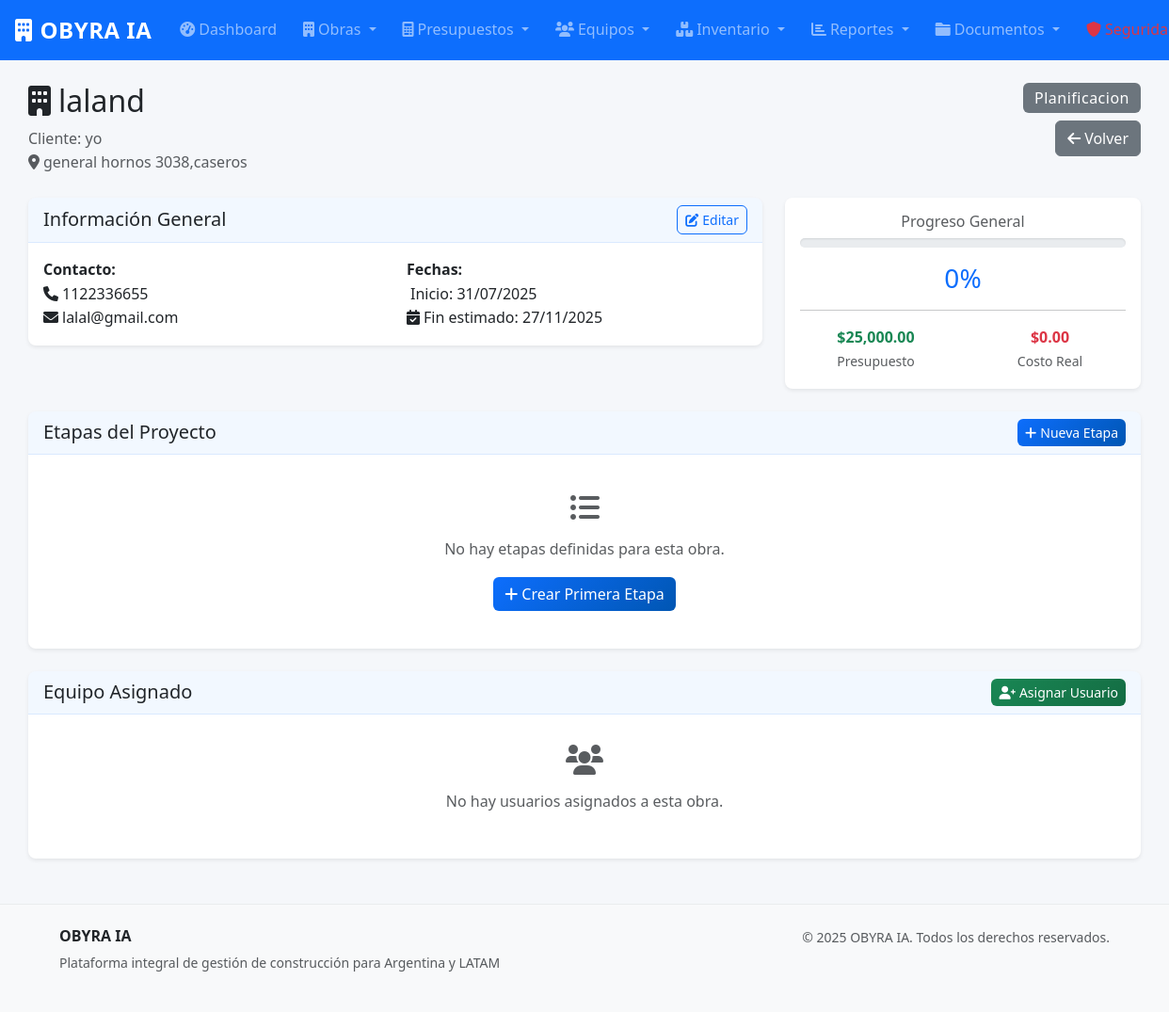
Page /obras/1 (signed in) on the committed database.
### models.py (models this page shows, shortened)
class Obra(db.Model):
    __tablename__ = 'obras'
    id = db.Column(db.Integer, primary_key=True)
    nombre = db.Column(db.String(200), nullable=False)
    descripcion = db.Column(db.Text)
    direccion = db.Column(db.String(300))
    cliente = db.Column(db.String(200), nullable=False)
    telefono_cliente = db.Column(db.String(20))
    email_cliente = db.Column(db.String(120))
    fecha_inicio = db.Column(db.Date)
    fecha_fin_estimada = db.Column(db.Date)
    fecha_fin_real = db.Column(db.Date)
    estado = db.Column(db.String(20), default='planificacion')  # planificacion, en_curso, pausada, finalizada, cancelada
    presupuesto_total = db.Column(db.Numeric(15, 2), default=0)
    costo_real = db.Column(db.Numeric(15, 2), default=0)
    progreso = db.Column(db.Integer, default=0)  # Porcentaje de avance
    fecha_creacion = db.Column(db.DateTime, default=datetime.utcnow)
    organizacion_id = db.Column(db.Integer, db.ForeignKey('organizaciones.id'), nullable=False)
    organizacion = db.relationship('Organizacion', back_populates='obras')
    etapas = db.relationship('EtapaObra', back_populates='obra', cascade='all, delete-orphan', lazy='dynamic')
    asignaciones = db.relationship('AsignacionObra', back_populates='obra', cascade='all, delete-orphan', lazy='dynamic')
    presupuestos = db.relationship('Presupuesto', back_populates='obra', lazy='dynamic')
    uso_inventario = db.relationship('UsoInventario', back_populates='obra', lazy='dynamic')

### obras.py (the view)
@obras_bp.route('/<int:id>')
@login_required
def detalle(id):
    if not current_user.puede_acceder_modulo('obras'):
        flash('No tienes permisos para ver obras.', 'danger')
        return redirect(url_for('reportes.dashboard'))
    obra = Obra.query.get_or_404(id)
    etapas = obra.etapas.order_by(EtapaObra.orden).all()
    asignaciones = obra.asignaciones.filter_by(activo=True).all()
    usuarios_disponibles = Usuario.query.filter_by(activo=True).all()
    return render_template('obras/detalle.html',
                         obra=obra,
                         etapas=etapas,
                         asignaciones=asignaciones,
                         usuarios_disponibles=usuarios_disponibles)

### app.py (called while the page is built)
@login_manager.user_loader
def load_user(user_id):
    from models import Usuario
    return Usuario.query.get(int(user_id))

@app.template_filter('fecha')
def fecha_filter(fecha):
    if fecha:
        return fecha.strftime('%d/%m/%Y')
    return ''

@app.template_filter('moneda')
def moneda_filter(valor):
    if valor is None:
        return '$0'
    return f'${valor:,.2f}'

@app.template_filter('estado_badge')
def estado_badge_filter(estado):
    badges = {
        'activo': 'bg-success',
        'inactivo': 'bg-secondary',
        'borrador': 'bg-secondary',
        'enviado': 'bg-warning',
        'aprobado': 'bg-success',
        'rechazado': 'bg-danger',
        'planificacion': 'bg-secondary',
        'en_progreso': 'bg-primary',
        'pausada': 'bg-warning',
        'finalizada': 'bg-success',
        'cancelada': 'bg-danger'
    }
    return badges.get(estado, 'bg-secondary')

### models.py (called while the page is built)
    @property
    def nombre_completo(self):
        return f"{self.nombre} {self.apellido}"

    def puede_acceder_modulo(self, modulo):
        permisos = {
            'administrador': ['obras', 'presupuestos', 'equipos', 'inventario', 'reportes', 'asistente', 'cotizacion', 'documentos', 'seguridad'],
            'tecnico': ['obras', 'presupuestos', 'inventario', 'reportes', 'asistente', 'cotizacion', 'documentos', 'seguridad'],
            'operario': ['obras', 'inventario', 'asistente', 'documentos']
        }
        return modulo in permisos.get(self.rol, [])

### templates/obras/detalle.html (shortened to what this page needs)
{% extends "base.html" %}
{% block content %}
<div class="container-fluid mt-4">
    <div class="row">
        <div class="col-12">
            <div class="d-flex justify-content-between align-items-start mb-4">
                <div>
                    <h2><i class="fas fa-building me-2"></i>{{ obra.nombre }}</h2>
                    <p class="text-muted mb-0">Cliente: {{ obra.cliente }}</p>
                    {% if obra.direccion %}
                    <p class="text-muted mb-0">
                        <i class="fas fa-map-marker-alt me-1"></i>{{ obra.direccion }}
                    </p>
                    {% endif %}
                </div>
                <div class="text-end">
                    <span class="badge {{ obra.estado|estado_badge }} fs-6 mb-2">
                        {{ obra.estado.replace('_', ' ').title() }}
                    </span>
                    <br>
                    <a href="{{ url_for('obras.lista') }}" class="btn btn-secondary">
                        <i class="fas fa-arrow-left me-1"></i>Volver
                    </a>
                </div>
            </div>
        </div>
    </div>
    <div class="row mb-4">
        <div class="col-lg-8">
            <div class="card">
                <div class="card-header d-flex justify-content-between align-items-center">
                    <h5 class="mb-0">Información General</h5>
                    {% if current_user.rol in ['administrador', 'tecnico'] %}
                    <button class="btn btn-sm btn-outline-primary" data-bs-toggle="modal" data-bs-target="#editarObraModal">
                        <i class="fas fa-edit me-1"></i>Editar
                    </button>
                    {% endif %}
                </div>
                <div class="card-body">
                    <div class="row">
                        <div class="col-md-6">
                            <strong>Contacto:</strong><br>
                            {% if obra.telefono_cliente %}
                            <i class="fas fa-phone me-1"></i>{{ obra.telefono_cliente }}<br>
                            {% endif %}
                            {% if obra.email_cliente %}
                            <i class="fas fa-envelope me-1"></i>{{ obra.email_cliente }}<br>
                            {% endif %}
                        </div>
                        <div class="col-md-6">
                            <strong>Fechas:</strong><br>
                            {% if obra.fecha_inicio %}
                            Inicio: {{ obra.fecha_inicio|fecha }}<br>
                            {% endif %}
                            {% if obra.fecha_fin_estimada %}
                            <i class="fas fa-calendar-check me-1"></i>Fin estimado: {{ obra.fecha_fin_estimada|fecha }}<br>
                            {% endif %}
                        </div>
                    </div>
                </div>
            </div>
        </div>
        <div class="col-lg-4">
            <div class="card">
                <div class="card-body text-center">
                    <h6 class="text-muted">Progreso General</h6>
                    <div class="progress mb-3" style="height: 10px;">
                    </div>
                    <h3 class="text-primary">{{ obra.progreso }}%</h3>
                    <hr>
                    <div class="row text-center">
                        <div class="col-6">
                            <strong class="text-success d-block">{{ obra.presupuesto_total|moneda }}</strong>
                            <small class="text-muted">Presupuesto</small>
                        </div>
                        <div class="col-6">
                            <strong class="text-danger d-block">{{ obra.costo_real|moneda }}</strong>
                            <small class="text-muted">Costo Real</small>
                        </div>
                    </div>
                </div>
            </div>
        </div>
    </div>
    <div class="row mb-4">
        <div class="col-12">
            <div class="card">
                <div class="card-header d-flex justify-content-between align-items-center">
                    <h5 class="mb-0">Etapas del Proyecto</h5>
                    {% if current_user.rol in ['administrador', 'tecnico'] %}
                    <button class="btn btn-sm btn-primary" data-bs-toggle="modal" data-bs-target="#nuevaEtapaModal">
                        <i class="fas fa-plus me-1"></i>Nueva Etapa
                    </button>
                    {% endif %}
                </div>
                <div class="card-body">
                    {% if etapas %}
                        {% for etapa in etapas %}
                        <div class="border rounded p-3 mb-3">
                            <div class="d-flex justify-content-between align-items-center mb-2">
                                <h6 class="mb-0">
                                    <span class="badge bg-secondary me-2">{{ etapa.orden }}</span>
                                    {{ etapa.nombre }}
                                </h6>
                                <span class="badge {{ etapa.estado|estado_badge }}">
                                    {{ etapa.estado.replace('_', ' ').title() }}
                                </span>
                            </div>
                            {% if etapa.descripcion %}
                            <p class="text-muted mb-2">{{ etapa.descripcion }}</p>
                            {% endif %}
                            <div class="progress mb-2" style="height: 6px;">
                                <div class="progress-bar" role="progressbar" style="width: {{ etapa.progreso }}%"></div>
                            </div>
                            {% set tareas = etapa.tareas.all() %}
                            {% if tareas %}
                            <div class="mt-3">
                                <small class="text-muted fw-bold">Tareas:</small>
                                {% for tarea in tareas %}
                                <div class="ms-3 mt-1">
                                    <i class="fas fa-tasks me-1"></i>
                                    {{ tarea.nombre }}
                                    {% if tarea.responsable %}
                                    <small class="text-muted">({{ tarea.responsable.nombre_completo }})</small>
                                    {% endif %}
                                    <span class="badge {{ tarea.estado|estado_badge }} ms-1">{{ tarea.estado }}</span>
                                </div>
                                {% endfor %}
                            </div>
                            {% endif %}
                            {% if current_user.rol in ['administrador', 'tecnico'] %}
                            <div class="mt-2">
                                <button class="btn btn-sm btn-outline-primary"
                                        onclick="abrirModalTarea({{ etapa.id }}, '{{ etapa.nombre }}')">
                                    <i class="fas fa-plus me-1"></i>Agregar Tarea
                                </button>
                            </div>
                            {% endif %}
                        </div>
                        {% endfor %}
                    {% else %}
                        <div class="text-center py-4">
                            <i class="fas fa-list-ul fa-2x text-muted mb-3"></i>
                            <p class="text-muted">No hay etapas definidas para esta obra.</p>
                            {% if current_user.rol in ['administrador', 'tecnico'] %}
                            <button class="btn btn-primary" data-bs-toggle="modal" data-bs-target="#nuevaEtapaModal">
                                <i class="fas fa-plus me-1"></i>Crear Primera Etapa
                            </button>
                            {% endif %}
                        </div>
                    {% endif %}
                </div>
            </div>
        </div>
    </div>
    <div class="row">
        <div class="col-12">
            <div class="card">
                <div class="card-header d-flex justify-content-between align-items-center">
                    <h5 class="mb-0">Equipo Asignado</h5>
                    {% if current_user.rol in ['administrador', 'tecnico'] %}
                    <button class="btn btn-sm btn-success" data-bs-toggle="modal" data-bs-target="#asignarUsuarioModal">
                        <i class="fas fa-user-plus me-1"></i>Asignar Usuario
                    </button>
                    {% endif %}
                </div>
                <div class="card-body">
                    {% if asignaciones %}
                    <div class="row">
                        {% for asignacion in asignaciones %}
                        <div class="col-md-6 col-lg-4 mb-3">
                            <div class="border rounded p-3">
                                <h6 class="mb-1">{{ asignacion.usuario.nombre_completo }}</h6>
                                <p class="text-muted mb-1">{{ asignacion.rol_en_obra.replace('_', ' ').title() }}</p>
                                <small class="text-muted">
                                    <i class="fas fa-calendar me-1"></i>
                                    Desde {{ asignacion.fecha_asignacion.strftime('%d/%m/%Y') }}
                                </small>
                            </div>
                        </div>
                        {% endfor %}
                    </div>
                    {% else %}
                    <div class="text-center py-3">
                        <i class="fas fa-users fa-2x text-muted mb-3"></i>
                        <p class="text-muted">No hay usuarios asignados a esta obra.</p>
                    </div>
                    {% endif %}
                </div>
            </div>
        </div>
    </div>
</div>
{% endblock %}

### static/css/style.css (style rules this page uses)
:root { --primary-color: #0d6efd; --secondary-color: #6c757d; --success-color: #198754; --warning-color: #ffc107; --danger-color: #dc3545; --info-color: #0dcaf0; --dark-color: #212529; --light-color: #f8f9fa; --construction-orange: #ff6900; --construction-yellow: #ffb000; --construction-blue: #003f5c; --construction-gray: #464646; --shadow-sm: 0 0.125rem 0.25rem rgba(0, 0, 0, 0.075); --shadow: 0 0.5rem 1rem rgba(0, 0, 0, 0.15); --shadow-lg: 0 1rem 3rem rgba(0, 0, 0, 0.175); --border-radius: 0.375rem; --border-radius-lg: 0.5rem; --border-radius-xl: 1rem; }
body { font-family: 'Segoe UI', Tahoma, Geneva, Verdana, sans-serif; line-height: 1.6; color: var(--dark-color); background-color: #f5f7fa; margin: 0; padding: 0; }
html { margin: 0; padding: 0; }
* { box-sizing: border-box; }
.container-fluid { padding-left: 15px; padding-right: 15px; }
.card { border: none; border-radius: var(--border-radius-lg); box-shadow: var(--shadow-sm); transition: all 0.3s ease; }
.card-header { background-color: rgba(var(--bs-primary-rgb), 0.05); border-bottom: 1px solid rgba(var(--bs-primary-rgb), 0.1); border-radius: var(--border-radius-lg) var(--border-radius-lg) 0 0 !important; font-weight: 600; }
.btn { border-radius: var(--border-radius); font-weight: 500; transition: all 0.3s ease; position: relative; overflow: hidden; }
.btn-primary { background: linear-gradient(135deg, var(--primary-color) 0%, #0056b3 100%); border: none; }
.btn-success { background: linear-gradient(135deg, var(--success-color) 0%, #146c43 100%); border: none; }
.badge { font-weight: 500; letter-spacing: 0.5px; padding: 0.5em 0.75em; border-radius: var(--border-radius); }
.progress { border-radius: var(--border-radius); overflow: hidden; box-shadow: inset 0 1px 2px rgba(0, 0, 0, 0.1); }

### rows in the picture
Obra: nombre "laland", cliente "yo", direccion "general hornos 3038,caseros", estado.replace "Planificacion", telefono_cliente "1122336655", email_cliente "lalal@gmail.com", fecha_inicio|fecha "31/07/2025", fecha_fin_estimada|fecha "27/11/2025", progreso "0", presupuesto_total|moneda "$25,000.00", costo_real|moneda "$0.00"
